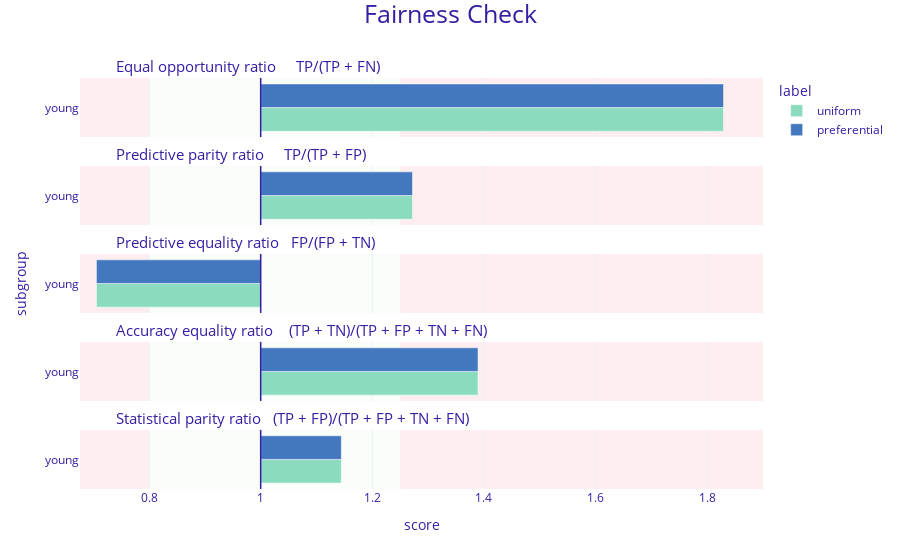

Notebook code cell kept with this figure:
### Code cell
# Now check if fairness is ok
exp3 = dx.Explainer(clf_u, X_test, y_test, verbose = False)
exp4 = dx.Explainer(clf_p, X_test, y_test, verbose = False)

mf_u = exp3.model_fairness(protected=protected, privileged=privileged, label="uniform")
mf_p = exp4.model_fairness(protected=protected, privileged=privileged, label="preferential")

mf_u.plot([mf_p])

### Figure 1 — Plotly figure (JSON) as saved in the notebook; plotly's stock layout.template omitted (floating-point values rounded to 4 significant figures)
{"data": [{"alignmentgroup": "True", "customdata": [["young", 1.829, "uniform"]], "hovertemplate": "<b>%{customdata[2]}</b><br>Subgroup: %{customdata[0]}<br>Score: %{customdata[1]}<br><extra></extra>", "legendgroup": "uniform", "marker": {"color": "#8bdcbe", "pattern": {"shape": ""}}, "name": "uniform", "offsetgroup": "uniform", "orientation": "h", "showlegend": true, "textposition": "auto", "type": "bar", "x": [0.8293], "xaxis": "x5", "y": [0.5], "yaxis": "y5"}, {"alignmentgroup": "True", "customdata": [["young", 1.272, "uniform"]], "hovertemplate": "<b>%{customdata[2]}</b><br>Subgroup: %{customdata[0]}<br>Score: %{customdata[1]}<br><extra></extra>", "legendgroup": "uniform", "marker": {"color": "#8bdcbe", "pattern": {"shape": ""}}, "name": "uniform", "offsetgroup": "uniform", "orientation": "h", "showlegend": false, "textposition": "auto", "type": "bar", "x": [0.272], "xaxis": "x4", "y": [0.5], "yaxis": "y4"}, {"alignmentgroup": "True", "customdata": [["young", 0.706, "uniform"]], "hovertemplate": "<b>%{customdata[2]}</b><br>Subgroup: %{customdata[0]}<br>Score: %{customdata[1]}<br><extra></extra>", "legendgroup": "uniform", "marker": {"color": "#8bdcbe", "pattern": {"shape": ""}}, "name": "uniform", "offsetgroup": "uniform", "orientation": "h", "showlegend": false, "textposition": "auto", "type": "bar", "x": [-0.2943], "xaxis": "x3", "y": [0.5], "yaxis": "y3"}, {"alignmentgroup": "True", "customdata": [["young", 1.389, "uniform"]], "hovertemplate": "<b>%{customdata[2]}</b><br>Subgroup: %{customdata[0]}<br>Score: %{customdata[1]}<br><extra></extra>", "legendgroup": "uniform", "marker": {"color": "#8bdcbe", "pattern": {"shape": ""}}, "name": "uniform", "offsetgroup": "uniform", "orientation": "h", "showlegend": false, "textposition": "auto", "type": "bar", "x": [0.3894], "xaxis": "x2", "y": [0.5], "yaxis": "y2"}, {"alignmentgroup": "True", "customdata": [["young", 1.144, "uniform"]], "hovertemplate": "<b>%{customdata[2]}</b><br>Subgroup: %{customdata[0]}<br>Score: %{customdata[1]}<br><extra></extra>", "legendgroup": "uniform", "marker": {"color": "#8bdcbe", "pattern": {"shape": ""}}, "name": "uniform", "offsetgroup": "uniform", "orientation": "h", "showlegend": false, "textposition": "auto", "type": "bar", "x": [0.1445], "xaxis": "x", "y": [0.5], "yaxis": "y"}, {"alignmentgroup": "True", "customdata": [["young", 1.829, "preferential"]], "hovertemplate": "<b>%{customdata[2]}</b><br>Subgroup: %{customdata[0]}<br>Score: %{customdata[1]}<br><extra></extra>", "legendgroup": "preferential", "marker": {"color": "#4378bf", "pattern": {"shape": ""}}, "name": "preferential", "offsetgroup": "preferential", "orientation": "h", "showlegend": true, "textposition": "auto", "type": "bar", "x": [0.8293], "xaxis": "x5", "y": [0.5], "yaxis": "y5"}, {"alignmentgroup": "True", "customdata": [["young", 1.272, "preferential"]], "hovertemplate": "<b>%{customdata[2]}</b><br>Subgroup: %{customdata[0]}<br>Score: %{customdata[1]}<br><extra></extra>", "legendgroup": "preferential", "marker": {"color": "#4378bf", "pattern": {"shape": ""}}, "name": "preferential", "offsetgroup": "preferential", "orientation": "h", "showlegend": false, "textposition": "auto", "type": "bar", "x": [0.272], "xaxis": "x4", "y": [0.5], "yaxis": "y4"}, {"alignmentgroup": "True", "customdata": [["young", 0.706, "preferential"]], "hovertemplate": "<b>%{customdata[2]}</b><br>Subgroup: %{customdata[0]}<br>Score: %{customdata[1]}<br><extra></extra>", "legendgroup": "preferential", "marker": {"color": "#4378bf", "pattern": {"shape": ""}}, "name": "preferential", "offsetgroup": "preferential", "orientation": "h", "showlegend": false, "textposition": "auto", "type": "bar", "x": [-0.2943], "xaxis": "x3", "y": [0.5], "yaxis": "y3"}, {"alignmentgroup": "True", "customdata": [["young", 1.389, "preferential"]], "hovertemplate": "<b>%{customdata[2]}</b><br>Subgroup: %{customdata[0]}<br>Score: %{customdata[1]}<br><extra></extra>", "legendgroup": "preferential", "marker": {"color": "#4378bf", "pattern": {"shape": ""}}, "name": "preferential", "offsetgroup": "preferential", "orientation": "h", "showlegend": false, "textposition": "auto", "type": "bar", "x": [0.3894], "xaxis": "x2", "y": [0.5], "yaxis": "y2"}, {"alignmentgroup": "True", "customdata": [["young", 1.144, "preferential"]], "hovertemplate": "<b>%{customdata[2]}</b><br>Subgroup: %{customdata[0]}<br>Score: %{customdata[1]}<br><extra></extra>", "legendgroup": "preferential", "marker": {"color": "#4378bf", "pattern": {"shape": ""}}, "name": "preferential", "offsetgroup": "preferential", "orientation": "h", "showlegend": false, "textposition": "auto", "type": "bar", "x": [0.1445], "xaxis": "x", "y": [0.5], "yaxis": "y"}], "layout": {"annotations": [{"font": {"size": 15}, "showarrow": false, "text": "Statistical parity ratio   (TP + FP)/(TP + FP + TN + FN)", "x": 0.05, "xanchor": "left", "xref": "paper", "y": 0.144, "yanchor": "bottom", "yref": "paper"}, {"font": {"size": 15}, "showarrow": false, "text": "Accuracy equality ratio    (TP + TN)/(TP + FP + TN + FN)", "x": 0.05, "xanchor": "left", "xref": "paper", "y": 0.358, "yanchor": "bottom", "yref": "paper"}, {"font": {"size": 15}, "showarrow": false, "text": "Predictive equality ratio   FP/(FP + TN)", "x": 0.05, "xanchor": "left", "xref": "paper", "y": 0.572, "yanchor": "bottom", "yref": "paper"}, {"font": {"size": 15}, "showarrow": false, "text": "Predictive parity ratio     TP/(TP + FP)", "x": 0.05, "xanchor": "left", "xref": "paper", "y": 0.786, "yanchor": "bottom", "yref": "paper"}, {"font": {"size": 15}, "showarrow": false, "text": "Equal opportunity ratio     TP/(TP + FN)", "x": 0.05, "xanchor": "left", "xref": "paper", "y": 1, "yanchor": "bottom", "yref": "paper"}], "barmode": "group", "font": {"color": "#371ea3"}, "legend": {"title": {"text": "label"}, "tracegroupgap": 0}, "margin": {"b": 71, "r": 30, "t": 78}, "shapes": [{"fillcolor": "#f05a71", "layer": "below", "line": {"width": 0}, "opacity": 0.1, "type": "rect", "x0": 0.25, "x1": 0.9, "xref": "x", "y0": 0, "y1": 1, "yref": "y"}, {"fillcolor": "#f05a71", "layer": "below", "line": {"width": 0}, "opacity": 0.1, "type": "rect", "x0": -0.3237, "x1": -0.2, "xref": "x", "y0": 0, "y1": 1, "yref": "y"}, {"fillcolor": "#c7f5bf", "layer": "below", "line": {"width": 0}, "opacity": 0.1, "type": "rect", "x0": -0.2, "x1": 0.25, "xref": "x", "y0": 0, "y1": 1, "yref": "y"}, {"line": {"color": "#371ea3", "width": 1.5}, "type": "line", "x0": 0, "x1": 0, "xref": "x", "y0": 0, "y1": 1, "yref": "y"}, {"fillcolor": "#f05a71", "layer": "below", "line": {"width": 0}, "opacity": 0.1, "type": "rect", "x0": 0.25, "x1": 0.9, "xref": "x", "y0": 0, "y1": 1, "yref": "y2"}, {"fillcolor": "#f05a71", "layer": "below", "line": {"width": 0}, "opacity": 0.1, "type": "rect", "x0": -0.3237, "x1": -0.2, "xref": "x", "y0": 0, "y1": 1, "yref": "y2"}, {"fillcolor": "#c7f5bf", "layer": "below", "line": {"width": 0}, "opacity": 0.1, "type": "rect", "x0": -0.2, "x1": 0.25, "xref": "x", "y0": 0, "y1": 1, "yref": "y2"}, {"line": {"color": "#371ea3", "width": 1.5}, "type": "line", "x0": 0, "x1": 0, "xref": "x", "y0": 0, "y1": 1, "yref": "y2"}, {"fillcolor": "#f05a71", "layer": "below", "line": {"width": 0}, "opacity": 0.1, "type": "rect", "x0": 0.25, "x1": 0.9, "xref": "x", "y0": 0, "y1": 1, "yref": "y3"}, {"fillcolor": "#f05a71", "layer": "below", "line": {"width": 0}, "opacity": 0.1, "type": "rect", "x0": -0.3237, "x1": -0.2, "xref": "x", "y0": 0, "y1": 1, "yref": "y3"}, {"fillcolor": "#c7f5bf", "layer": "below", "line": {"width": 0}, "opacity": 0.1, "type": "rect", "x0": -0.2, "x1": 0.25, "xref": "x", "y0": 0, "y1": 1, "yref": "y3"}, {"line": {"color": "#371ea3", "width": 1.5}, "type": "line", "x0": 0, "x1": 0, "xref": "x", "y0": 0, "y1": 1, "yref": "y3"}, {"fillcolor": "#f05a71", "layer": "below", "line": {"width": 0}, "opacity": 0.1, "type": "rect", "x0": 0.25, "x1": 0.9, "xref": "x", "y0": 0, "y1": 1, "yref": "y4"}, {"fillcolor": "#f05a71", "layer": "below", "line": {"width": 0}, "opacity": 0.1, "type": "rect", "x0": -0.3237, "x1": -0.2, "xref": "x", "y0": 0, "y1": 1, "yref": "y4"}, {"fillcolor": "#c7f5bf", "layer": "below", "line": {"width": 0}, "opacity": 0.1, "type": "rect", "x0": -0.2, "x1": 0.25, "xref": "x", "y0": 0, "y1": 1, "yref": "y4"}, {"line": {"color": "#371ea3", "width": 1.5}, "type": "line", "x0": 0, "x1": 0, "xref": "x", "y0": 0, "y1": 1, "yref": "y4"}, {"fillcolor": "#f05a71", "layer": "below", "line": {"width": 0}, "opacity": 0.1, "type": "rect", "x0": 0.25, "x1": 0.9, "xref": "x", "y0": 0, "y1": 1, "yref": "y5"}, {"fillcolor": "#f05a71", "layer": "below", "line": {"width": 0}, "opacity": 0.1, "type": "rect", "x0": -0.3237, "x1": -0.2, "xref": "x", "y0": 0, "y1": 1, "yref": "y5"}, {"fillcolor": "#c7f5bf", "layer": "below", "line": {"width": 0}, "opacity": 0.1, "type": "rect", "x0": -0.2, "x1": 0.25, "xref": "x", "y0": 0, "y1": 1, "yref": "y5"}, {"line": {"color": "#371ea3", "width": 1.5}, "type": "line", "x0": 0, "x1": 0, "xref": "x", "y0": 0, "y1": 1, "yref": "y5"}], "title": {"font": {"size": 25}, "text": "Fairness Check", "x": 0.5, "y": 0.99}, "xaxis": {"anchor": "y", "domain": [0, 1], "range": [-0.3237, 0.9], "ticktext": [0.6, 0.8, 1, 1.2, 1.4, 1.6, 1.8, 1], "tickvals": [-0.4, -0.2, 0, 0.2, 0.4, 0.6, 0.8, 0], "title": {"text": "score"}}, "xaxis2": {"anchor": "y2", "domain": [0, 1], "matches": "x", "range": [-0.3237, 0.9], "showticklabels": false, "ticktext": [0.6, 0.8, 1, 1.2, 1.4, 1.6, 1.8, 1], "tickvals": [-0.4, -0.2, 0, 0.2, 0.4, 0.6, 0.8, 0]}, "xaxis3": {"anchor": "y3", "domain": [0, 1], "matches": "x", "range": [-0.3237, 0.9], "showticklabels": false, "ticktext": [0.6, 0.8, 1, 1.2, 1.4, 1.6, 1.8, 1], "tickvals": [-0.4, -0.2, 0, 0.2, 0.4, 0.6, 0.8, 0]}, "xaxis4": {"anchor": "y4", "domain": [0, 1], "matches": "x", "range": [-0.3237, 0.9], "showticklabels": false, "ticktext": [0.6, 0.8, 1, 1.2, 1.4, 1.6, 1.8, 1], "tickvals": [-0.4, -0.2, 0, 0.2, 0.4, 0.6, 0.8, 0]}, "xaxis5": {"anchor": "y5", "domain": [0, 1], "matches": "x", "range": [-0.3237, 0.9], "showticklabels": false, "ticktext": [0.6, 0.8, 1, 1.2, 1.4, 1.6, 1.8, 1], "tickvals": [-0.4, -0.2, 0, 0.2, 0.4, 0.6, 0.8, 0]}, "yaxis": {"anchor": "x", "domain": [0, 0.144], "range": [0, 1], "showgrid": false, "ticktext": ["young"], "tickvals": [0.5], "title": {"text": ""}, "zeroline": false}, "yaxis2": {"anchor": "x2", "domain": [0.214, 0.358], "matches": "y", "range": [0, 1], "showgrid": false, "ticktext": ["young"], "tickvals": [0.5], "title": {"text": ""}, "zeroline": false}, "yaxis3": {"anchor": "x3", "domain": [0.428, 0.572], "matches": "y", "range": [0, 1], "showgrid": false, "ticktext": ["young"], "tickvals": [0.5], "title": {"text": "subgroup"}, "zeroline": false}, "yaxis4": {"anchor": "x4", "domain": [0.642, 0.786], "matches": "y", "range": [0, 1], "showgrid": false, "ticktext": ["young"], "tickvals": [0.5], "title": {"text": ""}, "zeroline": false}, "yaxis5": {"anchor": "x5", "domain": [0.856, 1], "matches": "y", "range": [0, 1], "showgrid": false, "ticktext": ["young"], "tickvals": [0.5], "title": {"text": ""}, "zeroline": false}}}
